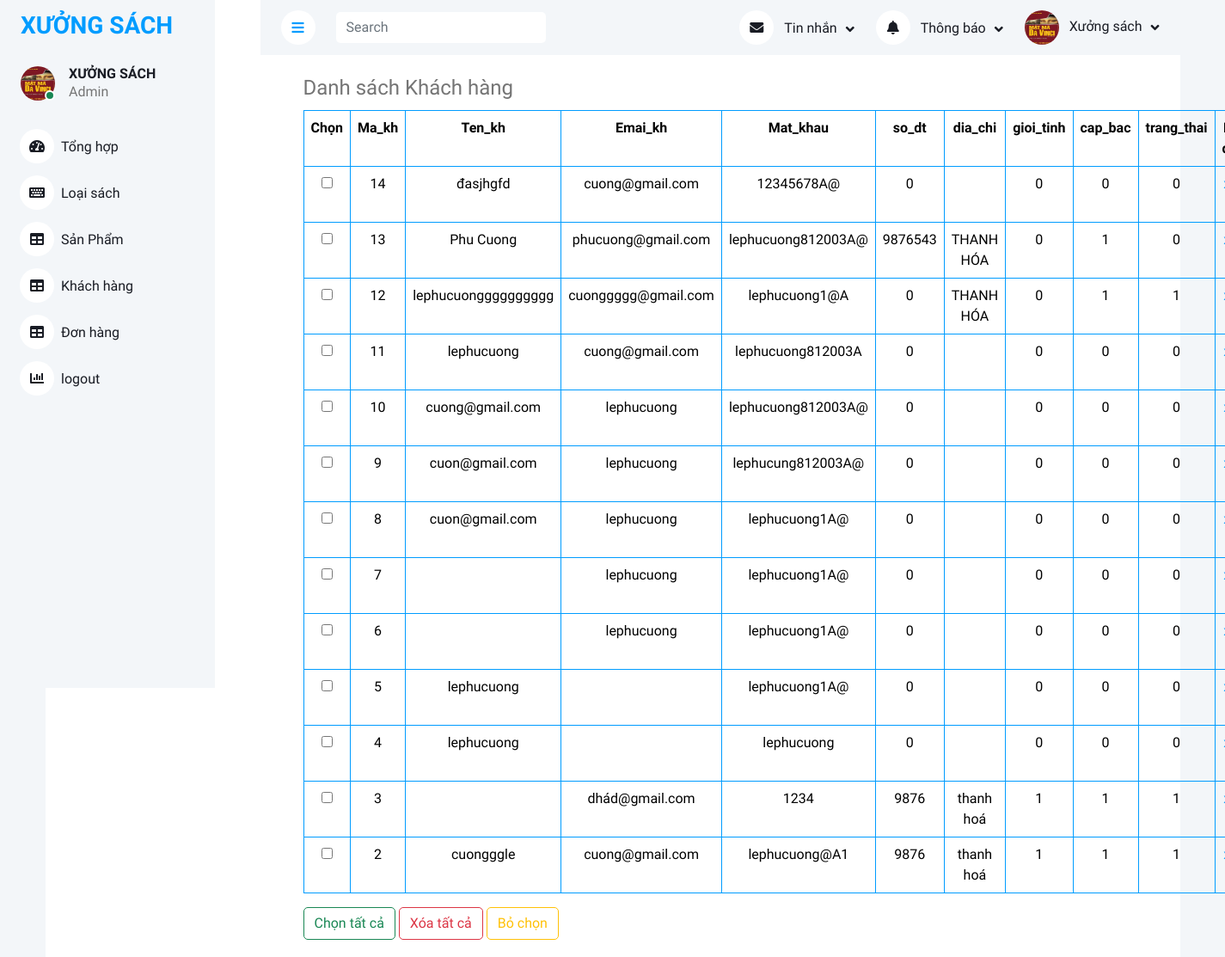
Page /admin/index.php?act=listkh on the committed database.
### tables this page shows
CREATE TABLE `khach_hang` (
  `ma_kh` int(11) NOT NULL,
  `ten_kh` varchar(255) NOT NULL,
  `email_kh` varchar(255) NOT NULL,
  `mat_khau` varchar(255) NOT NULL,
  `so_dt` int(11) NOT NULL,
  `dia_chi` varchar(255) NOT NULL,
  `hinh_kh` varchar(255) NOT NULL,
  `gioi_tinh` int(11) NOT NULL,
  `cap_bac` int(11) NOT NULL,
  `trang_thai` tinyint(1) NOT NULL
);

### admin/index.php (called while the page is built, shortened)
<?php
require_once "../models/khach_hang.php";
$act = $_GET['act'] ?? "";
switch ($act) {
    case "listkh":
        $khachhang = load_all_kh();
        $VIEW = "khach-hang/list.php";
        break;
}
include './layout/header.php';
include $VIEW;
include './layout/footer.php';

### models/pdo.php (called while the page is built, shortened)
<?php
function pdo_get_connection(){
    $servername = "localhost";
    $username = "root";
    $password = "";
    try {
        $conn = new PDO("mysql:host=$servername;dbname=duansach", $username, $password);
        $conn->setAttribute(PDO::ATTR_ERRMODE, PDO::ERRMODE_EXCEPTION);
        return $conn;
    } catch(PDOException $e) {
        echo "Connection failed: " . $e->getMessage();
    }
}
function pdo_query($sql){
    $sql_args=array_slice(func_get_args(),1);
    try{
        $conn=pdo_get_connection();
        $stmt=$conn->prepare($sql);
        $stmt->execute($sql_args);
        $rows=$stmt->fetchAll();
        return $rows;
    }
    catch(PDOException $e){
        throw $e;
    }
    finally{
        unset($conn);
    }
}
?>

### models/khach_hang.php (called while the page is built, shortened)
<?php
function load_all_kh(){
    $sql = "SELECT * FROM khach_hang ORDER BY ma_kh desc";
    return pdo_query($sql);
}
?>

### admin/khach-hang/list.php (the view, shortened to what this page needs)
<section class="loai-laptop">
    <legend>Danh sách Khách hàng</legend>
    <form action="" method="POST">
        <table class="table table-bordered border-primary" style="text-align: center">
            <tr>
                <th>Chọn</th>
                <th>Ma_kh</th>
                <th>Ten_kh</th>
                <th>Emai_kh</th>
                <th>Mat_khau</th>
                <th>so_dt</th>
                <th>dia_chi</th>
                <th>gioi_tinh</th>
                <th>cap_bac</th>
                <th>trang_thai</th>
                <th>Hoạt động</th>
            </tr>
            <?php foreach ($khachhang as $kh) : ?>
                <?php extract($kh) ?>
                <tr>
                    <th><input type="checkbox" name="ma_kh[]" value=<?= $ma_kh ?> class="checkbox"></th>
                    <td><?= $ma_kh ?></td>
                    <td><?= $ten_kh ?></td>
                    <td><?= $email_kh ?></td>
                    <td><?= $mat_khau ?></td>
                    <td><?= $so_dt ?></td>
                    <td><?= $dia_chi ?></td>
                    <td><?= $gioi_tinh ?></td>
                    <td><?= $cap_bac ?></td>
                    <td><?= $trang_thai ?></td>
                    <td>
                    </td>
                </tr>
            <?php endforeach; ?>
        </table>
        <div>
            <button type="button" class="btn btn-outline-success">Chọn tất cả</button>
            <button type="button" class="btn btn-outline-danger">Xóa tất cả</button>
            <button type="button" class="btn btn-outline-warning">Bỏ chọn</button>
        </div>
    </form>
</section>

### views/css/style2.css (style rules this page uses)
:root { --primary: #009CFF; --light: #F3F6F9; --dark: #191C24; }
.btn { transition: .5s; }

### admin/khach-hang/list.php (style rules this page uses)
.loai-laptop { margin: 20px 50px; }

### rows in the picture
khach_hang: ma_kh "14", ten_kh "đasjhgfd", email_kh "cuong@gmail.com", mat_khau "12345678A@", so_dt "0", gioi_tinh "0", cap_bac "0", trang_thai "0"
khach_hang: ma_kh "13", ten_kh "Phu Cuong", email_kh "phucuong@gmail.com", mat_khau "lephucuong812003A@", so_dt "9876543", dia_chi "THANH HÓA", gioi_tinh "0", cap_bac "1", trang_thai "0"
khach_hang: ma_kh "12", ten_kh "lephucuongggggggggg", email_kh "cuonggggg@gmail.com", mat_khau "lephucuong1@A", so_dt "0", dia_chi "THANH HÓA", gioi_tinh "0", cap_bac "1", trang_thai "1"
khach_hang: ma_kh "11", ten_kh "lephucuong", email_kh "cuong@gmail.com", mat_khau "lephucuong812003A", so_dt "0", gioi_tinh "0", cap_bac "0", trang_thai "0"
khach_hang: ma_kh "10", ten_kh "cuong@gmail.com", email_kh "lephucuong", mat_khau "lephucuong812003A@", so_dt "0", gioi_tinh "0", cap_bac "0", trang_thai "0"
khach_hang: ma_kh "9", ten_kh "cuon@gmail.com", email_kh "lephucuong", mat_khau "lephucung812003A@", so_dt "0", gioi_tinh "0", cap_bac "0", trang_thai "0"
khach_hang: ma_kh "8", ten_kh "cuon@gmail.com", email_kh "lephucuong", mat_khau "lephucuong1A@", so_dt "0", gioi_tinh "0", cap_bac "0", trang_thai "0"
khach_hang: ma_kh "7", email_kh "lephucuong", mat_khau "lephucuong1A@", so_dt "0", gioi_tinh "0", cap_bac "0", trang_thai "0"
khach_hang: ma_kh "6", email_kh "lephucuong", mat_khau "lephucuong1A@", so_dt "0", gioi_tinh "0", cap_bac "0", trang_thai "0"
khach_hang: ma_kh "5", ten_kh "lephucuong", mat_khau "lephucuong1A@", so_dt "0", gioi_tinh "0", cap_bac "0", trang_thai "0"
khach_hang: ma_kh "4", ten_kh "lephucuong", mat_khau "lephucuong", so_dt "0", gioi_tinh "0", cap_bac "0", trang_thai "0"
khach_hang: ma_kh "3", email_kh "dhád@gmail.com", mat_khau "1234", so_dt "9876", dia_chi "thanh hoá", gioi_tinh "1", cap_bac "1", trang_thai "1"
khach_hang: ma_kh "2", ten_kh "cuongggle", email_kh "cuong@gmail.com", mat_khau "lephucuong@A1", so_dt "9876", dia_chi "thanh hoá", gioi_tinh "1", cap_bac "1", trang_thai "1"
